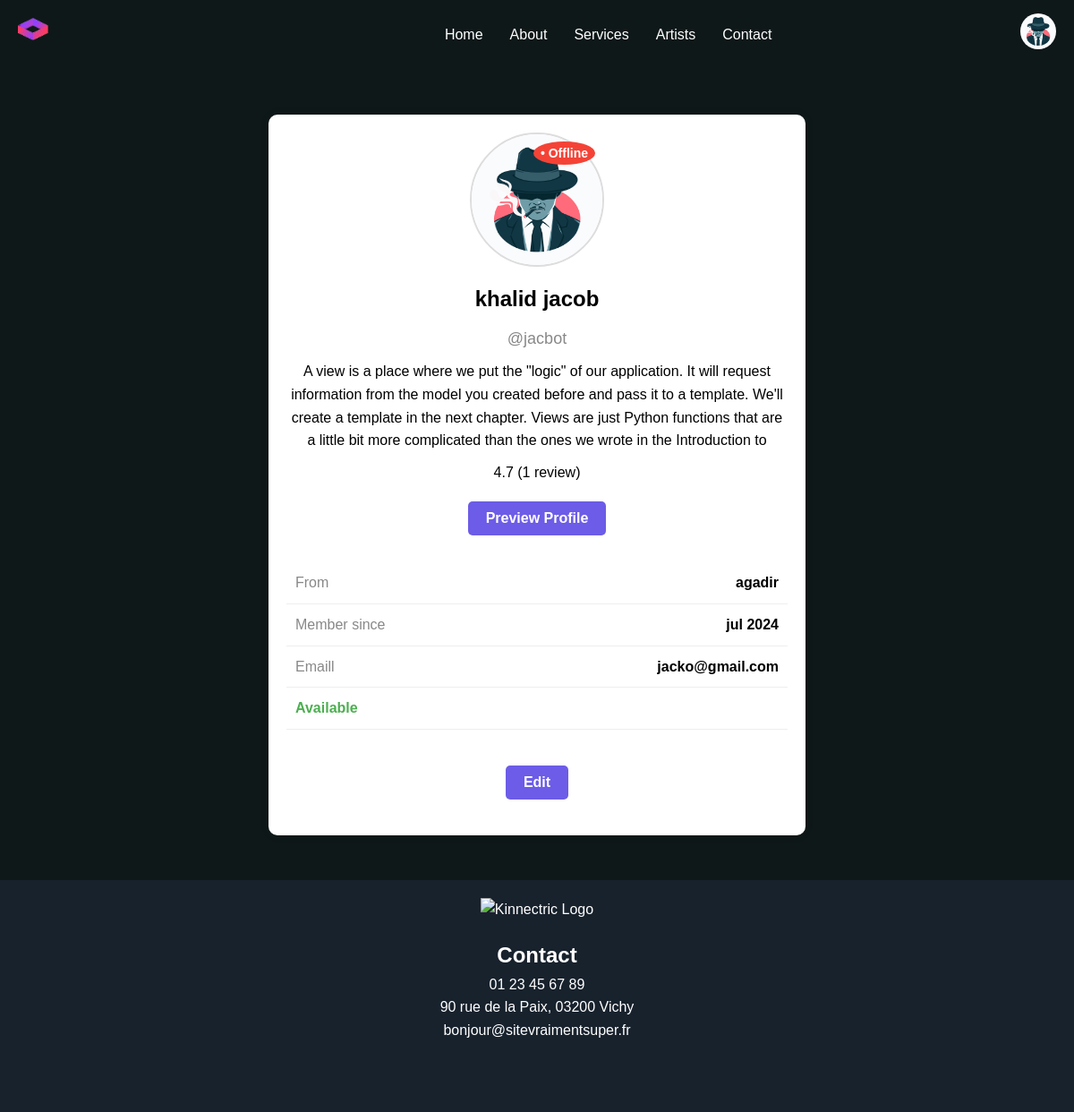
Screenshot of /profile/ (signed in) with the database file from the repository.
### Influ/models.py (models this page shows, shortened)
class UserInfo(models.Model):
    user = models.OneToOneField(User, on_delete=models.CASCADE, related_name='profile')
    first_name = models.CharField(max_length=65)
    last_name = models.CharField(max_length=65)
    profile_images = models.ImageField(upload_to='image/', null=True, blank=True, default='images/default_avatar.png')
    bio = models.TextField()
    specialization = models.CharField(max_length=100)
    birth_date = models.DateField(null=True, blank=True)
    city = models.CharField(max_length=20, choices=CITY_CHOICES, default='casablanca')  # Set default value here
    contact_email = models.EmailField()
    phone = models.CharField(max_length=15, blank=True, null=True)
    available_for_consultation = models.BooleanField(default=True)

### Influ/views.py (the view)
# urls.py: path('profile/', views.profile_view, name='profile'),
@login_required
def profile_view(request):
    user_info = get_object_or_404(UserInfo, user=request.user)
    return render(request, 'profile.html', {'user_info': user_info})

### Influ/templates/profile.html
{% extends 'navbar.html' %}
{% block content %}
{% load static %}
<link rel="stylesheet" href="{% static 'Css/profile.css' %}">
<div class="profile-container">
    <div class="profile-header">
        <div class="profile-picture">
            <img src="{{ user_info.profile_images.url }}" alt="Profile Picture" class="avatar">
            {% if user_info.available_for_consultation %}
                <span class="status online">• Online</span>
            {% else %}
                <span class="status offline">• Offline</span>
            {% endif %}
        </div>
        <div class="profile-details">
            <h2>{{ user_info.first_name }} {{ user_info.last_name }}</h2>
            <p class="username">@{{ user.username }}</p>
            <p class="bio">{{ user_info.bio }}</p>
            <p class="rating">4.7 (1 review)</p>
            <form action="{% url 'view-profile' %}">
            <button class="btn preview-profile-btn">Preview Profile</button>
            </form>
        </div>
    </div>
    <div class="profile-info">
        <div class="info-item">
            <span class="info-title">From</span>
            <span class="info-value">{{ user_info.city }}</span>
        </div>
        <div class="info-item">
            <span class="info-title">Member since</span>
            <span class="info-value">{{ user.date_joined|date:"b Y" }}</span>
        </div>
        <div class="info-item">
            <span class="info-title">Emaill</span>
            <span class="info-value">{{user_info.contact_email}}</span>
        </div>
        <div class="info-item available">
            <span>Available</span>
        </div>
    </div>
    <form method="get" action="{% url 'profile-edit' %}">
        <button type="submit" class="btn edit-profile-btn">Edit</button>
    </form>
</div>
{% endblock %}

### Influ/templates/navbar.html (shortened to what this page needs)
<!DOCTYPE html>
<html lang="en">
<head>
</head>
<body>
    <header>
        <nav class="container">
            <div class="logo">
                <img src="Site_Web_d_Entreprise_Application_Technologique_Bleu_Foncé_et_Violet_Gras-removebg-preview.png" alt="Company Logo" />
            </div>
            <ul class="nav-links">
                <li><a href="{% url 'home' %}">Home</a></li>
                <li><a href="#about">About</a></li>
                <li><a href="#services">Services</a></li>
                <li><a href="#artists">Artists</a></li>
                <li><a href="#contact">Contact</a></li>
            </ul>
            <div class="nav-right">
                {% if user.is_authenticated %}
                    <div class="relative">
                        <img id="avatarButton" class="cursor-pointer" src="{% if user_info.profile_images %}{{ user_info.profile_images.url }}{% else %}path/to/default/image.jpg{% endif %}" alt="User dropdown">
                    </div>
                {% else %}
                    <a href="{% url 'account_login' %}" class="login" aria-label="Login">Login</a>
                {% endif %}
            </div>
        </nav>
    </header>
    {% block content %}
    {% endblock %}
    <footer id="contact">
        <div class="logo">
            <img src="kinnectric-logo.svg" alt="Kinnectric Logo">
        </div>
        <div class="contact-info">
            <h2>Contact</h2>
            <p>01 23 45 67 89</p>
            <p>90 rue de la Paix, 03200 Vichy</p>
            <p>bonjour@sitevraimentsuper.fr</p>
        </div>
        <div class="social-media">
        </div>
    </footer>
</body>
</html>

### Influ/static/Css/profile.css (style rules this page uses)
.profile-container { max-width: 600px; margin: 50px auto; padding: 20px; background-color: #fff; border-radius: 10px; box-shadow: 0 0 10px rgba(0, 0, 0, 0.1); text-align: center; }
.profile-header { display: flex; flex-direction: column; align-items: center; margin-bottom: 20px; }
.profile-picture { position: relative; }
.avatar { width: 150px; height: 150px; border-radius: 50%; object-fit: cover; border: 2px solid #ddd; }
.status { position: absolute; top: 10px; right: 10px; background-color: #4caf50; color: white; border-radius: 50%; padding: 2px 8px; font-size: 14px; font-weight: bold; }
.status.offline { background-color: #f44336; }
.profile-details h2 { font-size: 24px; margin: 10px 0; }
.username { font-size: 18px; color: #888; }
.bio { font-size: 16px; margin: 10px 0; }
.rating { font-size: 16px; margin: 10px 0; }
.btn { padding: 10px 20px; font-size: 16px; font-weight: bold; text-align: center; cursor: pointer; border: none; border-radius: 5px; color: white; }
.preview-profile-btn { background-color: #6c5ce7; margin: 10px 0; }
.edit-profile-btn { background-color: #6c5ce7; margin: 20px 0; }
.profile-info { display: flex; flex-direction: column; align-items: center; margin: 20px 0; }
.info-item { width: 100%; display: flex; justify-content: space-between; padding: 10px; border-bottom: 1px solid #eee; }
.info-title { font-size: 16px; color: #888; }
.info-value { font-size: 16px; font-weight: bold; }
.available span { color: #4caf50; font-weight: bold; }

### Influ/templates/navbar.html (style rules this page uses)
* { margin: 0; padding: 0; box-sizing: border-box; }
body { font-family: Arial, sans-serif; line-height: 1.6; background-color: #0F1819; }
nav.container { display: flex; justify-content: space-between; align-items: center; background-color: #0F1819; color: #fff; padding: 10px 20px; margin-bottom: 40px; }
.logo img { height: 50px; }
ul.nav-links { list-style: none; display: flex; }
ul.nav-links li { margin: 0 15px; }
ul.nav-links a { color: #fff; text-decoration: none; font-size: 16px; transition: color 0.3s ease; }
.nav-right { display: flex; align-items: center; }
.nav-right .relative { position: relative; }
.nav-right .relative img { width: 40px; height: 40px; object-fit: cover; border-radius: 50%; }
.cursor-pointer { cursor: pointer; }
footer { margin-top: 40px; padding: 20px; background-color: #18222D; color: #fff; text-align: center; }
footer .logo img { height: 50px; }
footer .contact-info, footer .social-media { margin-top: 20px; }

### rows the page displays
UserInfo: profile_images (picture), first_name "khalid", last_name "jacob", bio "A view is a place where we put the \"logic\" of our application. It will request information from the model you created before and pass it to a template. We'll create a template in the next chapter. Views are just Python functions that are a little bit more complicated than the ones we wrote in the Introduction to", city "agadir", contact_email "jacko@gmail.com"

### other values shown
{{ user.username }} "jacbot"
{{ user.date_joined|date:"b Y" }} "jul 2024"
